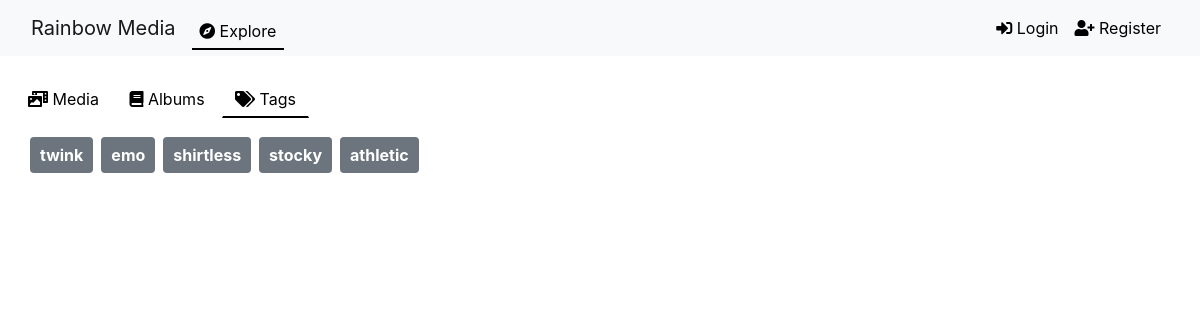
The app's page /explore/tags/ with its own data.
### gallery/models.py (models this page shows, shortened)
class Tag(models.Model):
    name = models.CharField(max_length=50, unique=True)
    moderation_status = models.CharField(
        max_length=10,
        choices=ModerationStatus.choices,
        default=ModerationStatus.PENDING,
    )

### gallery/views.py (the view)
# urls.py: path('explore/tags/', views.tags_view, name='tags'),
def tags_view(request):
    tags = Tag.objects.all()
    return render(request, 'gallery/tags.html', {'tags': tags})

### gallery/templatetags/custom_filters.py (called while the page is built)
@register.filter
def startswith(value, arg):
    return value.startswith(arg)

### gallery/templates/gallery/tags.html (shortened to what this page needs)
{% extends "base.html" %}
{% load static %}
{% load custom_filters %}
{% block content %}
{% include "components/filterbar.html" %}
<div class="container mt-4">
    <div class="d-flex flex-wrap">
        {% for tag in tags %}
        <div class="mr-2 mb-2">
            <a href="{% url 'tagged_images' tag.id %}" class="badge badge-secondary" style="font-size: 1em; padding: 10px;">
                {{ tag.name }}
            </a>
        </div>
        {% endfor %}
    </div>
</div>
{% endblock %}

### gallery/templates/components/base.html (style rules this page uses)
.container { max-width: 1600px; }

### records on screen
Tag: name "twink"
Tag: name "emo"
Tag: name "shirtless"
Tag: name "stocky"
Tag: name "athletic"
